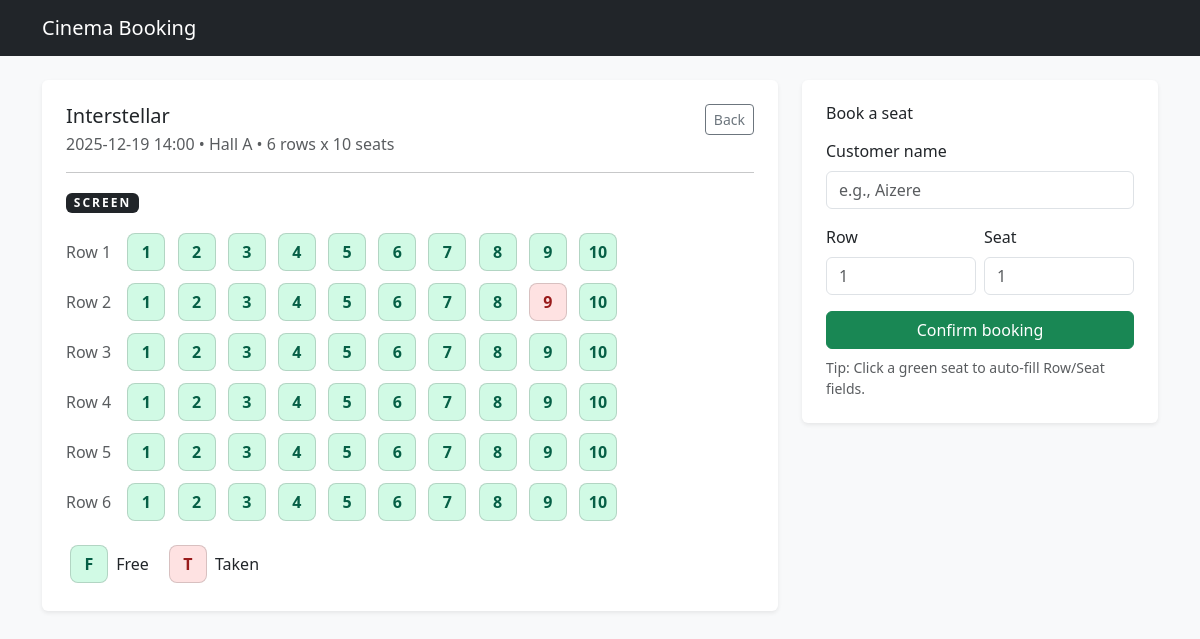
Page /screenings/1 on the committed database.
### app/models.py (models this page shows)
class Film(db.Model):
    __tablename__ = "films"
    id = db.Column(db.Integer, primary_key=True)
    title = db.Column(db.String(200), nullable=False)
    duration_min = db.Column(db.Integer, nullable=False)
    age_rating = db.Column(db.String(10), nullable=False)  # e.g., "PG-13"
    description = db.Column(db.Text, nullable=True)
    screenings = db.relationship("Screening", backref="film", lazy=True)

class Screening(db.Model):
    __tablename__ = "screenings"
    id = db.Column(db.Integer, primary_key=True)
    film_id = db.Column(db.Integer, db.ForeignKey("films.id"), nullable=False)
    hall_id = db.Column(db.Integer, db.ForeignKey("halls.id"), nullable=False)
    start_time = db.Column(db.DateTime, nullable=False)
    bookings = db.relationship("Booking", backref="screening", lazy=True, cascade="all, delete-orphan")

class Hall(db.Model):
    __tablename__ = "halls"
    id = db.Column(db.Integer, primary_key=True)
    name = db.Column(db.String(50), nullable=False, unique=True)
    rows = db.Column(db.Integer, nullable=False)
    seats_per_row = db.Column(db.Integer, nullable=False)
    screenings = db.relationship("Screening", backref="hall", lazy=True)

### app/routes.py (the view, shortened to what this page needs)
@main_bp.route("/screenings/<int:screening_id>", methods=["GET", "POST"])
def screening_detail(screening_id):
    screening = Screening.query.get_or_404(screening_id)
    hall = screening.hall
    bookings = Booking.query.filter_by(screening_id=screening.id).all()
    occupied = {(b.row_number, b.seat_number): b for b in bookings}
    return render_template(
        "screening.html",
        screening=screening,
        hall=hall,
        occupied=occupied
    )

### app/templates/screening.html
{% extends "base.html" %}
{% block content %}
  <div class="row g-4">
    <div class="col-lg-8">
      <div class="p-4 bg-white rounded shadow-sm">
        <div class="d-flex justify-content-between align-items-start">
          <div>
            <h1 class="h5 mb-1">{{ screening.film.title }}</h1>
            <div class="text-muted">
              {{ screening.start_time.strftime("%Y-%m-%d %H:%M") }} • {{ hall.name }} •
              {{ hall.rows }} rows x {{ hall.seats_per_row }} seats
            </div>
          </div>
          <a class="btn btn-sm btn-outline-secondary" href="{{ url_for('main.index') }}">Back</a>
        </div>
        <hr />
        <div class="mb-3">
          <span class="badge text-bg-dark screen-badge">SCREEN</span>
        </div>
        <div class="mb-3">
          {% for r in range(1, hall.rows + 1) %}
            <div class="mb-1">
              <span class="text-muted me-2">Row {{ r }}</span>
              {% for s in range(1, hall.seats_per_row + 1) %}
                {% if (r, s) in occupied %}
                  <span class="seat seat-taken" title="Taken">{{ s }}</span>
                {% else %}
                  <a
                    href="javascript:void(0)"
                    class="seat seat-free"
                    onclick="selectSeat({{ r }}, {{ s }})"
                    title="Free - click to select"
                  >{{ s }}</a>
                {% endif %}
              {% endfor %}
            </div>
          {% endfor %}
        </div>
        <div class="d-flex gap-3">
          <div><span class="seat seat-free">F</span> Free</div>
          <div><span class="seat seat-taken">T</span> Taken</div>
        </div>
      </div>
    </div>
    <div class="col-lg-4">
      <div class="p-4 bg-white rounded shadow-sm">
        <h2 class="h6 mb-3">Book a seat</h2>
        <form method="POST">
          <div class="mb-3">
            <label class="form-label">Customer name</label>
            <input class="form-control" name="customer_name" placeholder="e.g., Aizere" required />
          </div>
          <div class="row g-2 mb-3">
            <div class="col">
              <label class="form-label">Row</label>
              <input id="row_number" class="form-control" name="row_number" placeholder="1" required />
            </div>
            <div class="col">
              <label class="form-label">Seat</label>
              <input id="seat_number" class="form-control" name="seat_number" placeholder="1" required />
            </div>
          </div>
          <button class="btn btn-success w-100" type="submit">Confirm booking</button>
          <p class="text-muted small mt-2 mb-0">
            Tip: Click a green seat to auto-fill Row/Seat fields.
          </p>
        </form>
      </div>
    </div>
  </div>
{% endblock %}

### app/templates/base.html (style rules this page uses)
.seat { width: 38px; height: 38px; display: inline-flex; align-items: center; justify-content: center; margin: 4px; border-radius: 8px; font-weight: 600; text-decoration: none; border: 1px solid rgba(0,0,0,0.15); }
.seat-free { background: #d1fae5; color: #065f46; }
.seat-taken { background: #fee2e2; color: #991b1b; cursor: not-allowed; }
.screen-badge { letter-spacing: 2px; }

### rows in the picture
Film: film "Interstellar"
Screening: start_time "2025-12-19 14:00"
Hall: name "Hall A", rows "6", seats_per_row "10"

### other values in the picture
{{ r }} "1" "2" "3" "4" "5" "6"
{{ s }} "1" "2" "3" "4" "5" "6" "7" "8" "9" "10" "1" "2" "3" "4" "5" "6" "7" "8" "10" "1" "2" "3" "4" "5" "6" "7" "8" "9" "10" "1" "2" "3" "4" "5" "6" "7" "8" "9" "10" "1" "2" "3" "4" "5" "6" "7" "8" "9" "10" "1" "2" "3" "4" "5" "6" "7" "8" "9" "10"
{{ s }} "9"
